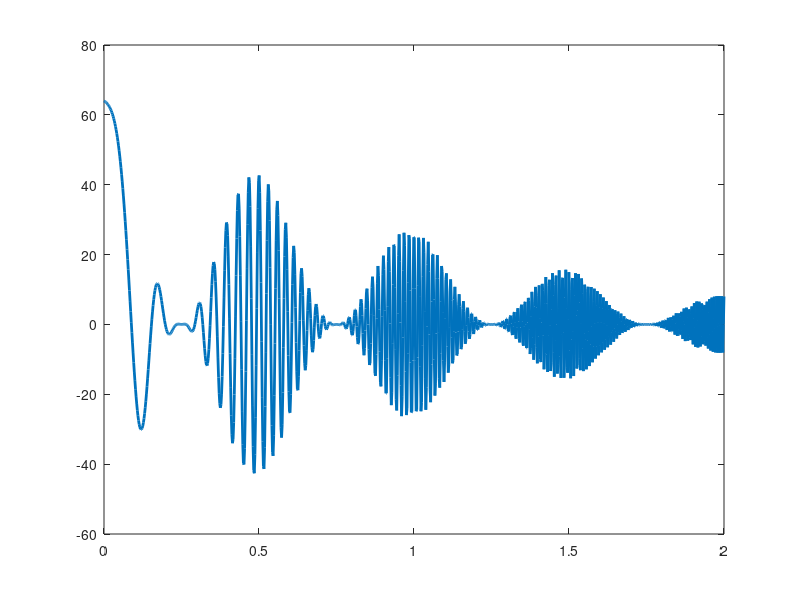

Recreate this plot in MATLAB. (Note: this script raises an error after producing the figure.)
% input signal is a damped chirp

t = linspace(0,2,2^10);
y = (4-t).^3.*(cos(-2*pi*t)).^2.*chirp(t,0,1,64);
y = y(:); 
figure; plot(t,y,'Linewidth', 2)

%%

% generate windows by specifying window length 
winlen = [32, 64, 128];
depth = 2; 
[win, dec, freqs] = window_factory_1D(winlen, depth, 'freqdecreasing', 2); 

%%

% short time Fourier transform of signal
% no spatial downsampling
% oversample frequencies 
Vf = STFT_1D_FB(y, win{1}, freqs{1}, 'nonperiodic', dec(1)); 
figure; imagesc(abs(Vf')); 

% plot a few of the low frequency functions
figure; 
hold on
for kk = 1:5
    plot(abs(Vf(:,kk)),'Linewidth', 2, 'DisplayName',num2str(kk))
end
hold off
legend

%%

% calculate 1D FST coefficients
[S, U, Smeta ] = FST_1D_FB(y, depth, win, dec, freqs, 'nonperiodic'); 

% plot the first order coefficients
figure; imagesc(abs(S{2}')); 

% plot a few of the first order scattering coefficients
% smoothed version of the modulus of the spectrogram
figure; 
hold on
for kk = 1:5
    plot(S{2}(:,kk),'Linewidth', 2, 'DisplayName',num2str(kk))
end
hold off
legend 

%%
% plot a few of the second order scattering coefficients
% all coefficients whose index is jj

jj = 2;
idx = (Smeta{3}(1,:) == jj); 
S3 = S{3}(:,idx); 

figure;
hold on 
for kk = 1:min(size(S3,2),5)
    plot(S3(:,kk),'Linewidth', 2, 'DisplayName',[num2str(jj),',',num2str(kk)])
end
hold off
legend 


